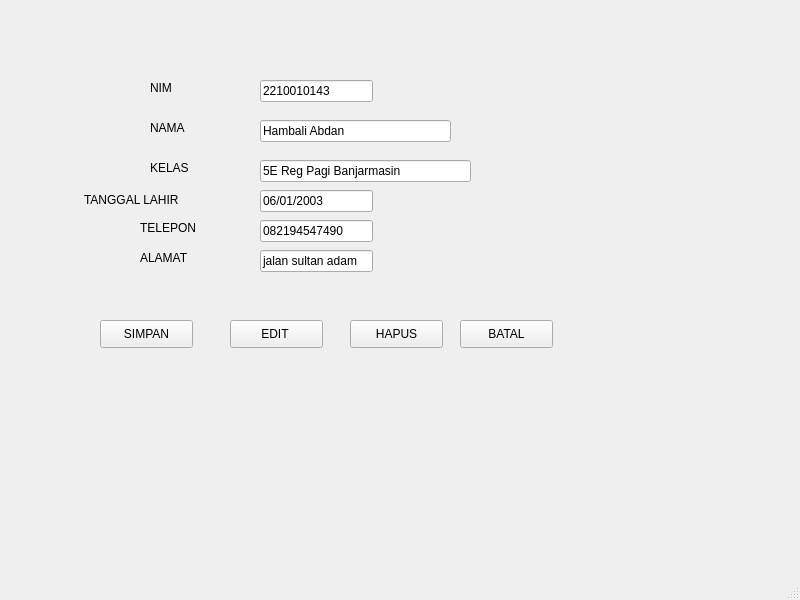
<?xml version="1.0" encoding="UTF-8"?>
<ui version="4.0">
 <class>MainWindow</class>
 <widget class="QMainWindow" name="MainWindow">
  <property name="geometry">
   <rect>
    <x>0</x>
    <y>0</y>
    <width>800</width>
    <height>600</height>
   </rect>
  </property>
  <property name="windowTitle">
   <string>MainWindow</string>
  </property>
  <widget class="QWidget" name="centralwidget">
   <widget class="QLineEdit" name="lineEdit">
    <property name="geometry">
     <rect>
      <x>260</x>
      <y>80</y>
      <width>113</width>
      <height>22</height>
     </rect>
    </property>
    <property name="text">
     <string>2210010143</string>
    </property>
   </widget>
   <widget class="QLineEdit" name="lineEdit_2">
    <property name="geometry">
     <rect>
      <x>260</x>
      <y>120</y>
      <width>191</width>
      <height>22</height>
     </rect>
    </property>
    <property name="text">
     <string>Hambali Abdan</string>
    </property>
   </widget>
   <widget class="QLineEdit" name="lineEdit_3">
    <property name="geometry">
     <rect>
      <x>260</x>
      <y>160</y>
      <width>211</width>
      <height>22</height>
     </rect>
    </property>
    <property name="text">
     <string>5E Reg Pagi Banjarmasin</string>
    </property>
   </widget>
   <widget class="QLineEdit" name="lineEdit_4">
    <property name="geometry">
     <rect>
      <x>260</x>
      <y>190</y>
      <width>113</width>
      <height>22</height>
     </rect>
    </property>
    <property name="text">
     <string>06/01/2003</string>
    </property>
   </widget>
   <widget class="QLabel" name="label">
    <property name="geometry">
     <rect>
      <x>150</x>
      <y>80</y>
      <width>55</width>
      <height>16</height>
     </rect>
    </property>
    <property name="text">
     <string>NIM</string>
    </property>
   </widget>
   <widget class="QLabel" name="label_2">
    <property name="geometry">
     <rect>
      <x>150</x>
      <y>120</y>
      <width>55</width>
      <height>16</height>
     </rect>
    </property>
    <property name="text">
     <string>NAMA</string>
    </property>
   </widget>
   <widget class="QLabel" name="label_3">
    <property name="geometry">
     <rect>
      <x>150</x>
      <y>160</y>
      <width>55</width>
      <height>16</height>
     </rect>
    </property>
    <property name="text">
     <string>KELAS</string>
    </property>
   </widget>
   <widget class="QLabel" name="label_4">
    <property name="geometry">
     <rect>
      <x>84</x>
      <y>190</y>
      <width>121</width>
      <height>20</height>
     </rect>
    </property>
    <property name="text">
     <string>TANGGAL LAHIR</string>
    </property>
   </widget>
   <widget class="QLabel" name="label_5">
    <property name="geometry">
     <rect>
      <x>140</x>
      <y>220</y>
      <width>55</width>
      <height>16</height>
     </rect>
    </property>
    <property name="text">
     <string>TELEPON</string>
    </property>
   </widget>
   <widget class="QLabel" name="label_6">
    <property name="geometry">
     <rect>
      <x>140</x>
      <y>250</y>
      <width>55</width>
      <height>16</height>
     </rect>
    </property>
    <property name="text">
     <string>ALAMAT</string>
    </property>
   </widget>
   <widget class="QLineEdit" name="lineEdit_5">
    <property name="geometry">
     <rect>
      <x>260</x>
      <y>220</y>
      <width>113</width>
      <height>22</height>
     </rect>
    </property>
    <property name="text">
     <string>082194547490</string>
    </property>
   </widget>
   <widget class="QLineEdit" name="lineEdit_6">
    <property name="geometry">
     <rect>
      <x>260</x>
      <y>250</y>
      <width>113</width>
      <height>22</height>
     </rect>
    </property>
    <property name="text">
     <string>jalan sultan adam</string>
    </property>
   </widget>
   <widget class="QPushButton" name="pushButton">
    <property name="geometry">
     <rect>
      <x>100</x>
      <y>320</y>
      <width>93</width>
      <height>28</height>
     </rect>
    </property>
    <property name="text">
     <string>SIMPAN</string>
    </property>
   </widget>
   <widget class="QPushButton" name="pushButton_2">
    <property name="geometry">
     <rect>
      <x>230</x>
      <y>320</y>
      <width>93</width>
      <height>28</height>
     </rect>
    </property>
    <property name="text">
     <string>EDIT </string>
    </property>
   </widget>
   <widget class="QPushButton" name="pushButton_3">
    <property name="geometry">
     <rect>
      <x>350</x>
      <y>320</y>
      <width>93</width>
      <height>28</height>
     </rect>
    </property>
    <property name="text">
     <string>HAPUS</string>
    </property>
   </widget>
   <widget class="QPushButton" name="pushButton_4">
    <property name="geometry">
     <rect>
      <x>460</x>
      <y>320</y>
      <width>93</width>
      <height>28</height>
     </rect>
    </property>
    <property name="text">
     <string>BATAL</string>
    </property>
   </widget>
  </widget>
  <widget class="QMenuBar" name="menubar">
   <property name="geometry">
    <rect>
     <x>0</x>
     <y>0</y>
     <width>800</width>
     <height>21</height>
    </rect>
   </property>
  </widget>
  <widget class="QStatusBar" name="statusbar"/>
 </widget>
 <resources/>
 <connections/>
</ui>
